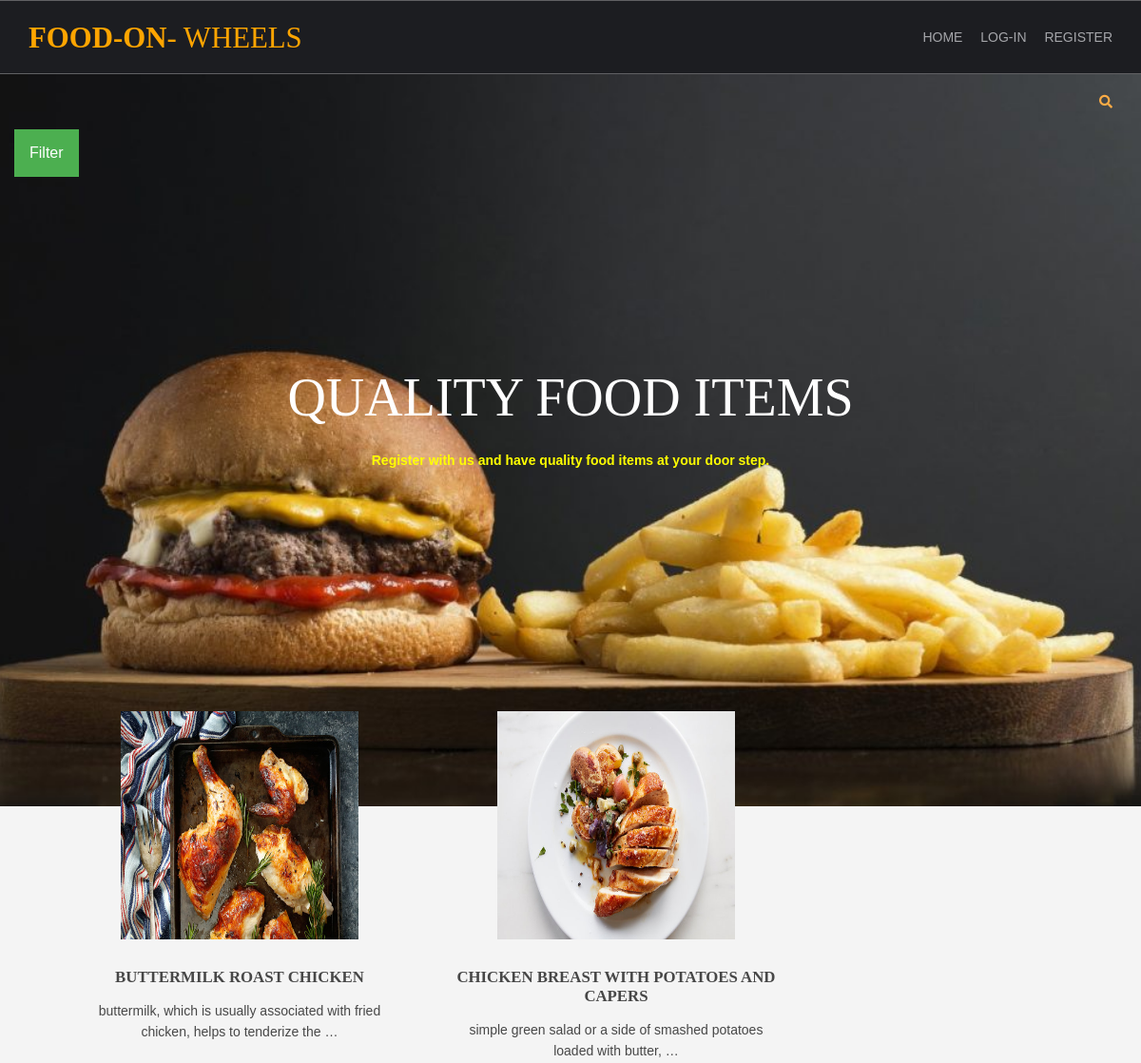
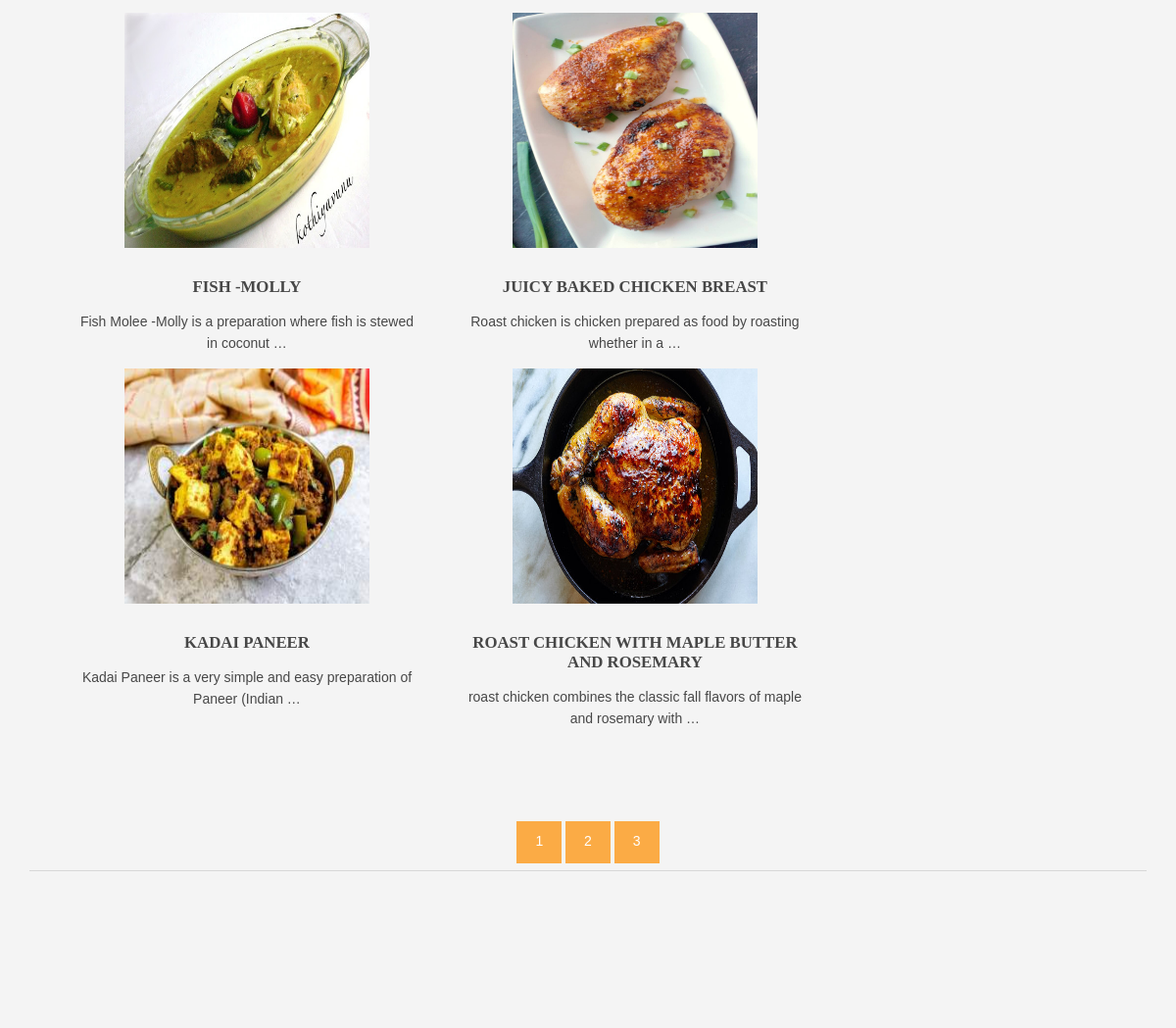
The page / on the database its author committed (2 pictures, top to bottom).
### shop/models.py (models this page shows, shortened)
class product(models.Model):
    name = models.CharField(max_length=150, unique=True)
    slug = models.SlugField(max_length=150, unique=True)
    image = models.ImageField(upload_to='products')
    description = models.TextField()
    stock = models.IntegerField()
    available = models.BooleanField()
    price = models.IntegerField()
    category = models.ForeignKey(category, on_delete=models.CASCADE)
    class Meta:
        ordering = ('name',)
    def get_url(self):
        return reverse('details', args=[self.category.slug, self.slug])

### shop/views.py (the view)
# urls.py: 2. Add a URL to urlpatterns:  path('', views.home, name='home')
def home(request, c_slug=None):
    c_page = None
    prodt = None
    if c_slug is not None:
        c_page = get_object_or_404(category, slug=c_slug)
        prodt = product.objects.filter(category=c_page, available=True)
    else:
        prodt = product.objects.all().filter(available=True)
    cat = category.objects.all()
    paginator = Paginator(prodt, 6)
    try:
        page = int(request.GET.get('page', '1'))
    except():
        page = 1
    try:
        pro = paginator.page(page)
    except(EmptyPage, InvalidPage):
        pro = paginator.page(paginator.num_pages)
    return render(request, 'index.html', {'products': prodt, 'categories': cat, 'pages': pro})

### cart/context_processor.py (called while the page is built)
def count(request):
    item_count = 0
    if 'admin' in request.path:
        return {}
    else:
        try:
            ct = cart_list.objects.filter(cart_id=c_id(request))
            cart_items = items.objects.filter(cart=ct[:1])
            for item in cart_items:
                item_count += item.quantity
        except cart_list.DoesNotEXist:
            item_count = 0
        return dict(count=item_count)

### cart/views.py (called while the page is built)
def c_id(request):
    ct_id = request.session.session_key
    print(request.session.session_key)
    if not ct_id:
        ct_id = request.session.create()
        print(request.session.create())
    return ct_id

### shop/models.py (called while the page is built)
    def get_url(self):
        return reverse('product_category', args=[self.slug])

### templates/index.html (shortened to what this page needs)
{% extends 'base.html' %}
{% load static %}
{%block content%}
<html lang="">
<head>
<link href="{% static 'hm/layout/styles/layout.css'%}" rel="stylesheet" type="text/css" media="all">
</head>
<body id="top">
<div class="demo" style="background-image:url('{% static 'hm/images/demo/backgrounds/foodss.jpg'%}');">
    <div class="wrapper row0">
    <div id="topbar" class="hoc clear">
  <div class="fl_right">
        <ul class="nospace">
          <li id="searchform">
          </li>
        </ul>
        </div>
  </div>
      <div>
<div class="dropdown">
  <button class="dropbtn">Filter</button>
</div>
      </div>
  <div id="pageintro" class="hoc clear">
    <article>
      <h3 class="heading" style="color:white;">QUALITY FOOD ITEMS</h3>
      <p style="color:yellow;"><b>Register with us and have quality food items at your door step.</b></p>
    </article>
  </div>
</div>
<div class="wrapper row2">
  <main class="hoc container clear">
    <section id="introblocks">
      <ul class="nospace group btmspace-80">
        {% for product in pages.object_list %}
        <li class="one_third">
          <figure><a class="imgover" href="{{product.get_url}}"><img src={{product.image.url}} style="height:240px; width:250px;" alt=""></a>
            <figcaption>
              <h6 class="heading">{{product.name}}</h6>
              <p>{{product.description|truncatewords:12}}</p>
            </figcaption>
          </figure>
        </li>
{% endfor %}
      </ul>
    </section>
    <center>
{% for page in pages.paginator.page_range %}
<a href="?page={{page}}" class="btn bt-light btn-sm.{% if pages.number == page %} active {% endif %}">{{page}}</a>
 {% endfor %}
    </center>
    <hr class="btmspace-80">
  </main>
</div>
</div>
</body>
</html>
{%endblock%}

### templates/base.html (shortened to what this page needs)
{% load static %}
<html lang="">
<head>
<link href="{% static 'hm/layout/styles/layout.css'%}" rel="stylesheet" type="text/css" media="all">
</head>
<body id="top" >
  <div class="wrapper row1">
    <header id="header" class="hoc clear">
      <div id="logo" class="fl_left">
        <h1 style="color:orange;"><a href="/"><b>Food-On</b>- Wheels</a></h1>
      </div>
      <nav id="mainav" class="fl_right">
        <ul class="clear">
          <li><a class="active" href="/">Home</a></li>
          {% if user.is_authenticated %}
          {% if count > 0 %}
          <li><a class="active" href="{% url 'cartDetails' %}"><i class="fa fa-shopping-cart" aria-hidden="true"></i>{{count}}</a></li>
          {% endif %}
          <li><a class="active" href="{% url 'logout' %}">Log-Out</a></li>
          <li><a class="active" href="#"><i class='fas fa-user-circle' style='font-size:16px'></i>{{user.username}}</a></li>
          {% else %}
          <li><a class="active" href="{% url 'login' %}">Log-in</a></li>
          <li><a class="active" href="{% url 'register' %}">Register</a></li>
          {% endif %}
          </ul>
      </nav>
    </header>
  </div>
{%block content%}
{% endblock %}
</body>
</html>

### static/hm/layout/styles/layout.css (style rules this page uses)
.row1 { border:solid; border-width:1px 0; }
#topbar { padding:20px 0; font-size:.8rem; text-transform:uppercase; }
#topbar ul li { display:inline-block; margin-right:15px; }
#topbar ul li:last-child { margin-right:0; padding-right:0; border-right:none; }
#topbar #searchform { position:relative; line-height:1; z-index:9999; }
#topbar #searchform::after { display:block; height:18px; line-height:18px; padding:0; font-family:"Font Awesome\ 5 Free"; font-weight:900; font-size:1rem; content:"\f002"; }
#topbar #searchform ::placeholder { text-transform:capitalize; }
#header #logo { margin:22px 0 0 0; }
#header #logo h1 { margin:0; padding:0; font-size:2.2rem; text-transform:uppercase; }
#pageintro { padding:200px 0 300px; }
#pageintro article, #pageintro article p { display:block; max-width:75%; margin:0 auto; text-align:center; }
#pageintro article p { max-width:65%; line-height:2rem; }
#pageintro .heading { margin-bottom:20px; font-size:4rem; }
.container { padding:80px 0; }
#introblocks { display:block; position:relative; margin:-180px 0 0 0; z-index:1; text-align:center; }
#introblocks figure figcaption { display:block; padding:30px 0 0 0; text-align:center; }
#introblocks figure figcaption .heading { font-size:1.2rem; font-weight:700; margin-bottom:0; }
*, *::before, *::after { transition:all .3s ease-in-out; }
nav ul, nav ol { margin:0; padding:0; list-style:none; }
#mainav, #breadcrumb, .sidebar nav { line-height:normal; }
#mainav ul { text-transform:uppercase; }
#mainav li { display:inline-block; position:relative; margin:0 15px 0 0; padding:0; }
#mainav li:last-child { margin-right:0; }
#mainav li a { display:block; padding:30px 0; }
body { color:#A5A6AA; background-color:#1C1D21; }
a { color:#FBAB45; }
hr, .borderedbox { border-color:#D7D7D7; }
.btn, .btn.inverse:hover { color:#FFFFFF; background-color:#FBAB45; border-color:#FBAB45; }
.imgover, .imgover:hover::after { color:#FFFFFF; }
.row1 { border-color:rgba(255,255,255,.3); }
.row2 { color:#474747; background-color:#F4F4F4; }
#topbar #searchform { color:#FBAB45; }
#header #logo h1 a { color:inherit; }
#pageintro { color:#FFFFFF; }
#mainav li a { color:inherit; }
@media screen and (min-width:1140px) { .hoc { max-width:1140px; } }

### static/hm/layout/styles/framework.css (style rules this page uses)
html { overflow-y:scroll; overflow-x:hidden; }
html, body { margin:0; padding:0; font-size:14px; line-height:1.6em; }
*, *::before, *::after { box-sizing:border-box; }
.nospace { margin:0; padding:0; list-style:none; }
.btn { display:inline-block; padding:8px 18px 10px; text-transform:uppercase; border:1px solid; }
.clear, .group { display:block; }
.clear::before, .clear::after, .group::before, .group::after { display:table; content:""; }
.clear, .clear::after, .group, .group::after { clear:both; }
a { outline:none; text-decoration:none; }
.fl_left, .imgl { float:left; }
.fl_right, .imgr { float:right; }
img { width:auto; max-width:100%; height:auto; margin:0; padding:0; border:none; line-height:normal; vertical-align:middle; }
.imgover { display:inline-block; position:relative; max-width:100%; }
.imgover::before, .imgover::after { display:block; position:absolute; content:""; text-align:center; opacity:0; }
.imgover::before { top:0; right:0; bottom:0; left:0; }
.imgover::after { top:50%; left:50%; width:50px; height:50px; line-height:50px; margin:-25px 0 0 -25px; font-family:"Font Awesome\ 5 Free"; font-weight:900; content:"\f067"; font-size:28px; }
body, input, textarea, select { font-family:Verdana, Geneva, sans-serif; }
h1, h2, h3, h4, h5, h6, .heading { font-family:Georgia, "Times New Roman", Times, serif; }
label, input, textarea, select, button { display:block; resize:none; outline:none; color:inherit; font-size:inherit; font-family:inherit; vertical-align:middle; }
::placeholder { opacity:1; }
h1, h2, h3, h4, h5, h6, .heading { margin:0 0 20px 0; font-size:1.4rem; line-height:normal; font-weight:normal; text-transform:uppercase; }
hr { display:block; width:100%; height:1px; border:solid; border-width:1px 0 0 0; }
.wrapper { display:block; position:relative; width:100%; margin:0; padding:0; text-align:left; word-wrap:break-word; }
.hoc { display:block; margin:0 auto; }
address, article, aside, figcaption, figure, footer, header, main, nav, section { display:block; margin:0; padding:0; }
.one_half, .one_third, .two_third, .one_quarter, .two_quarter, .three_quarter { display:inline-block; float:left; margin:0 0 0 4.21052%; list-style:none; }
.one_third { width:30.52631%; }
.btmspace-80 { margin-bottom:80px; }

### rows shown on the page
product: image (picture), name "BUTTERMILK ROAST CHICKEN", description "buttermilk, which is usually associated with fried chicken, helps to tenderize the …"
product: image (picture), name "CHICKEN BREAST WITH POTATOES AND CAPERS", description "simple green salad or a side of smashed potatoes loaded with butter, …"
product: image (picture), name "FISH -MOLLY", description "Fish Molee -Molly is a preparation where fish is stewed in coconut …"
product: image (picture), name "JUICY BAKED CHICKEN BREAST", description "Roast chicken is chicken prepared as food by roasting whether in a …"
product: image (picture), name "KADAI PANEER", description "Kadai Paneer is a very simple and easy preparation of Paneer (Indian …"
product: image (picture), name "ROAST CHICKEN WITH MAPLE BUTTER AND ROSEMARY", description "roast chicken combines the classic fall flavors of maple and rosemary with …"

### other values the page prints
{{ page }} "1" "2" "3"
